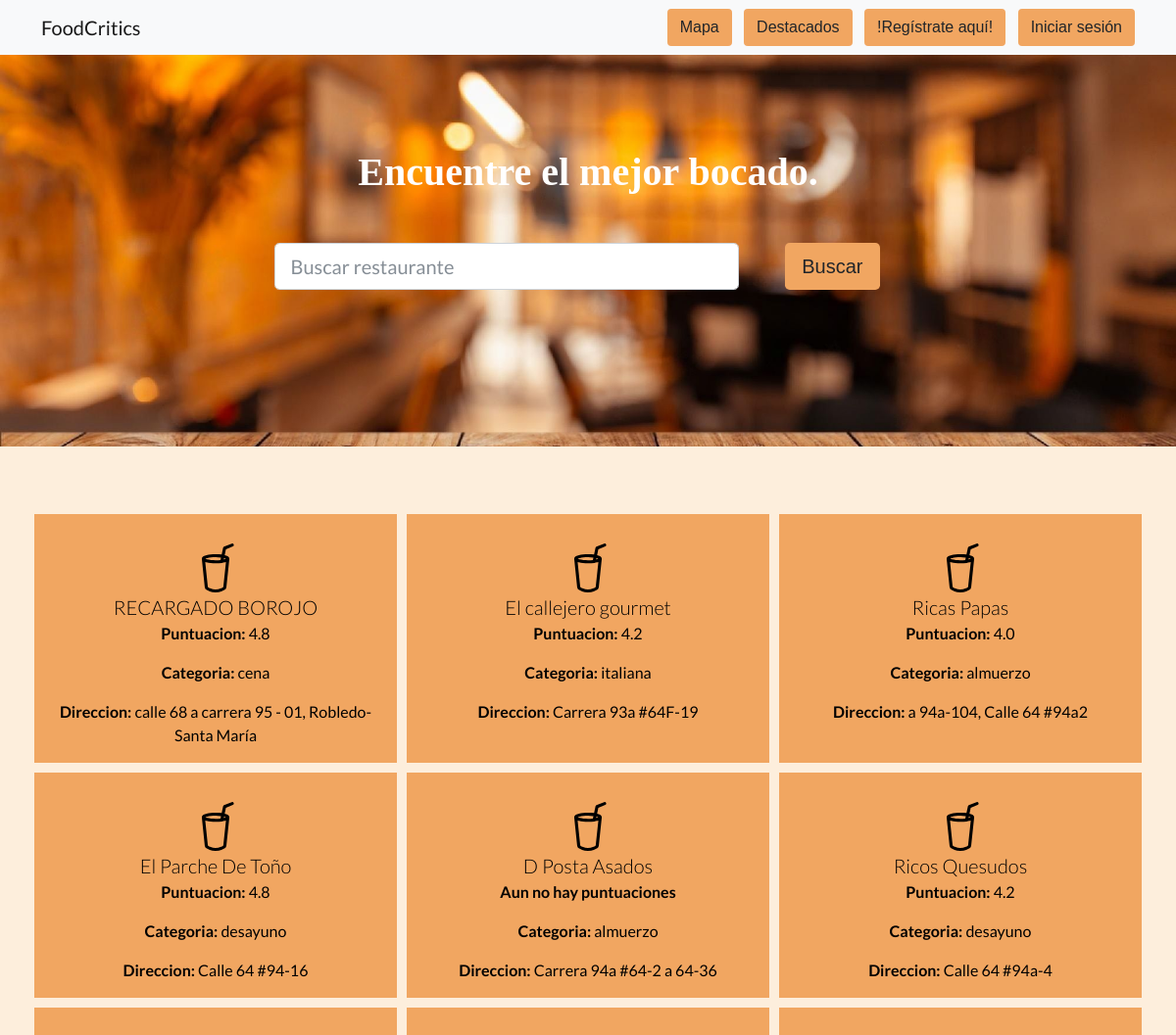
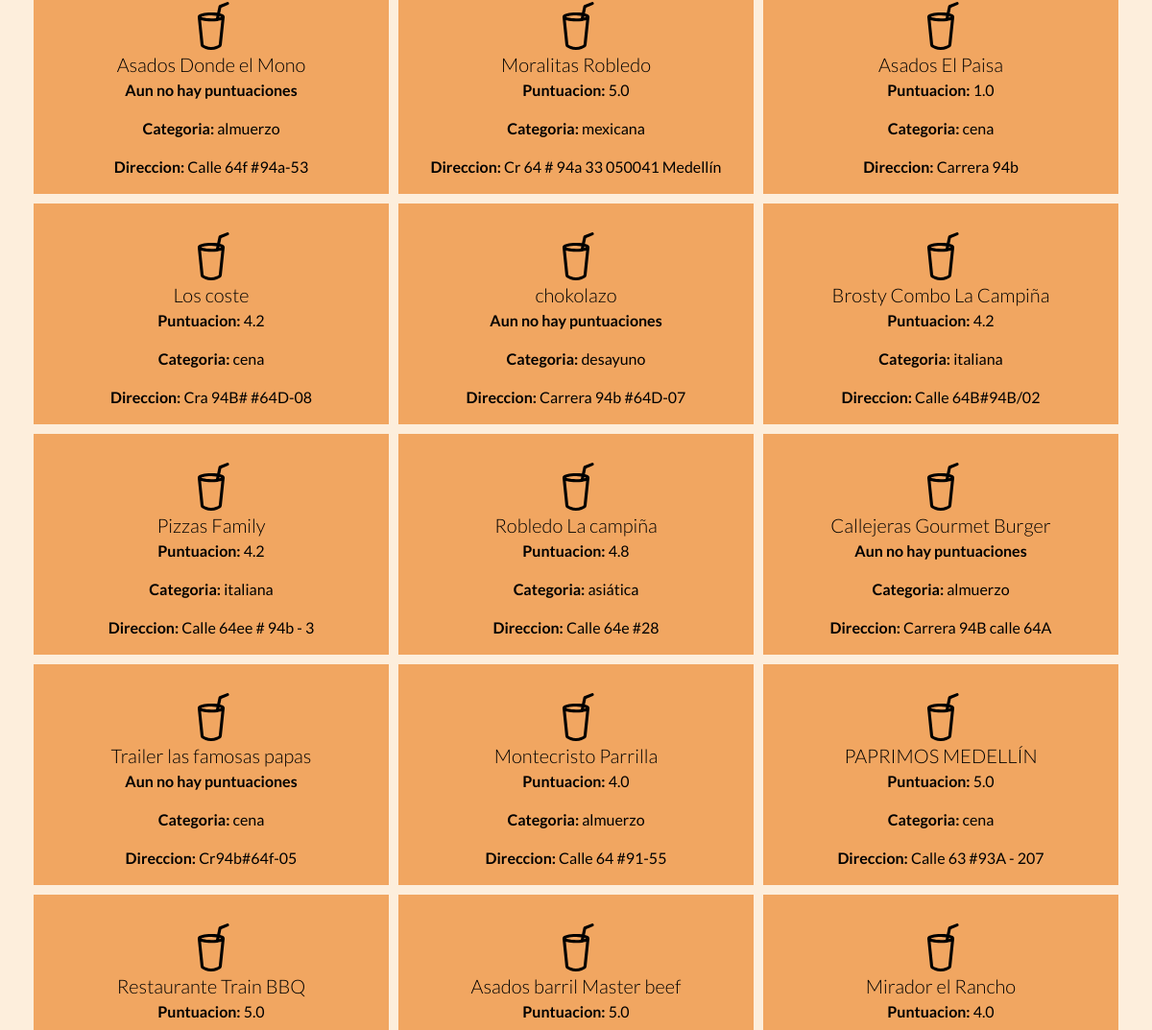
The app's page / (upper part), older data (2 pictures, top to bottom).
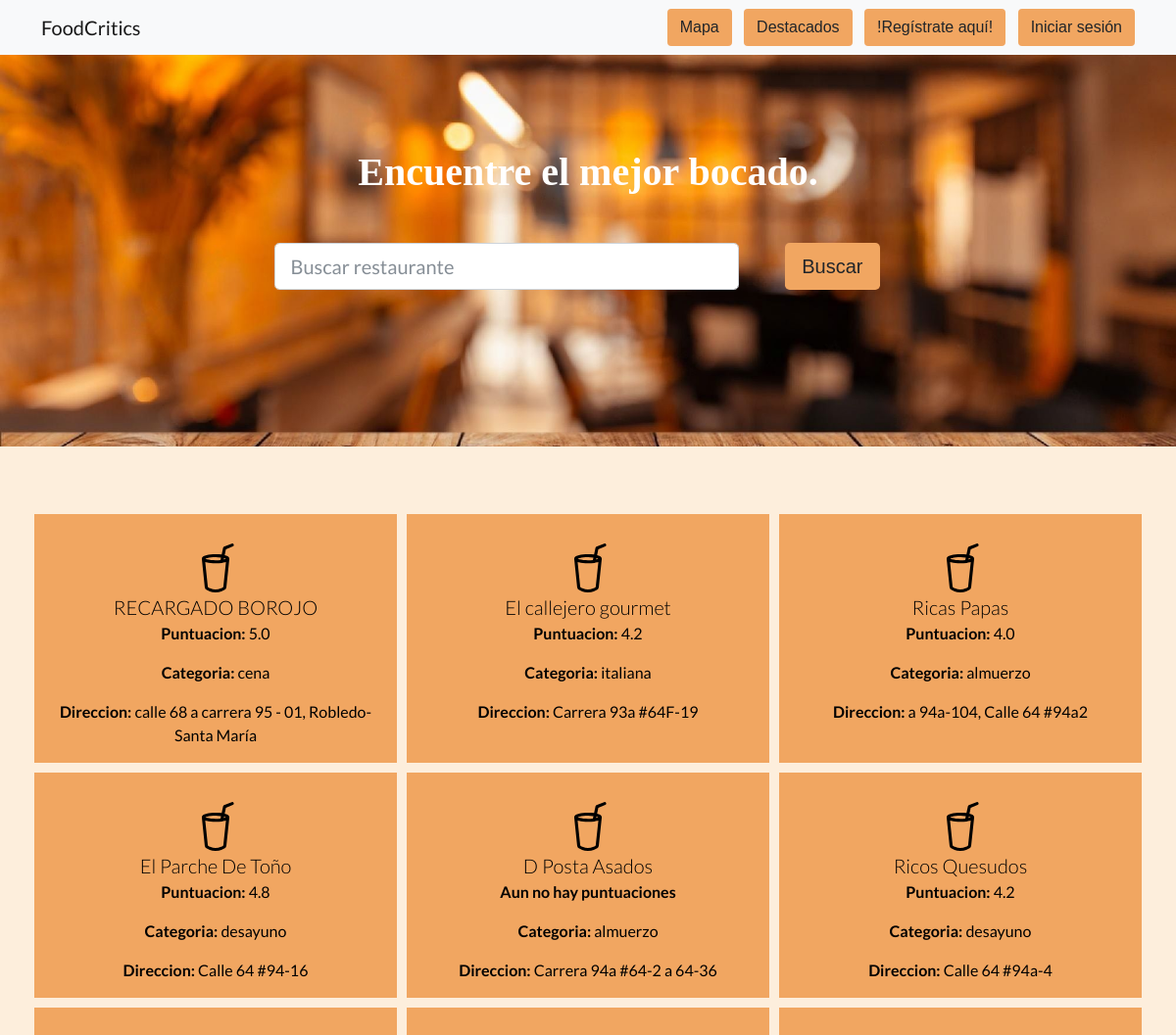
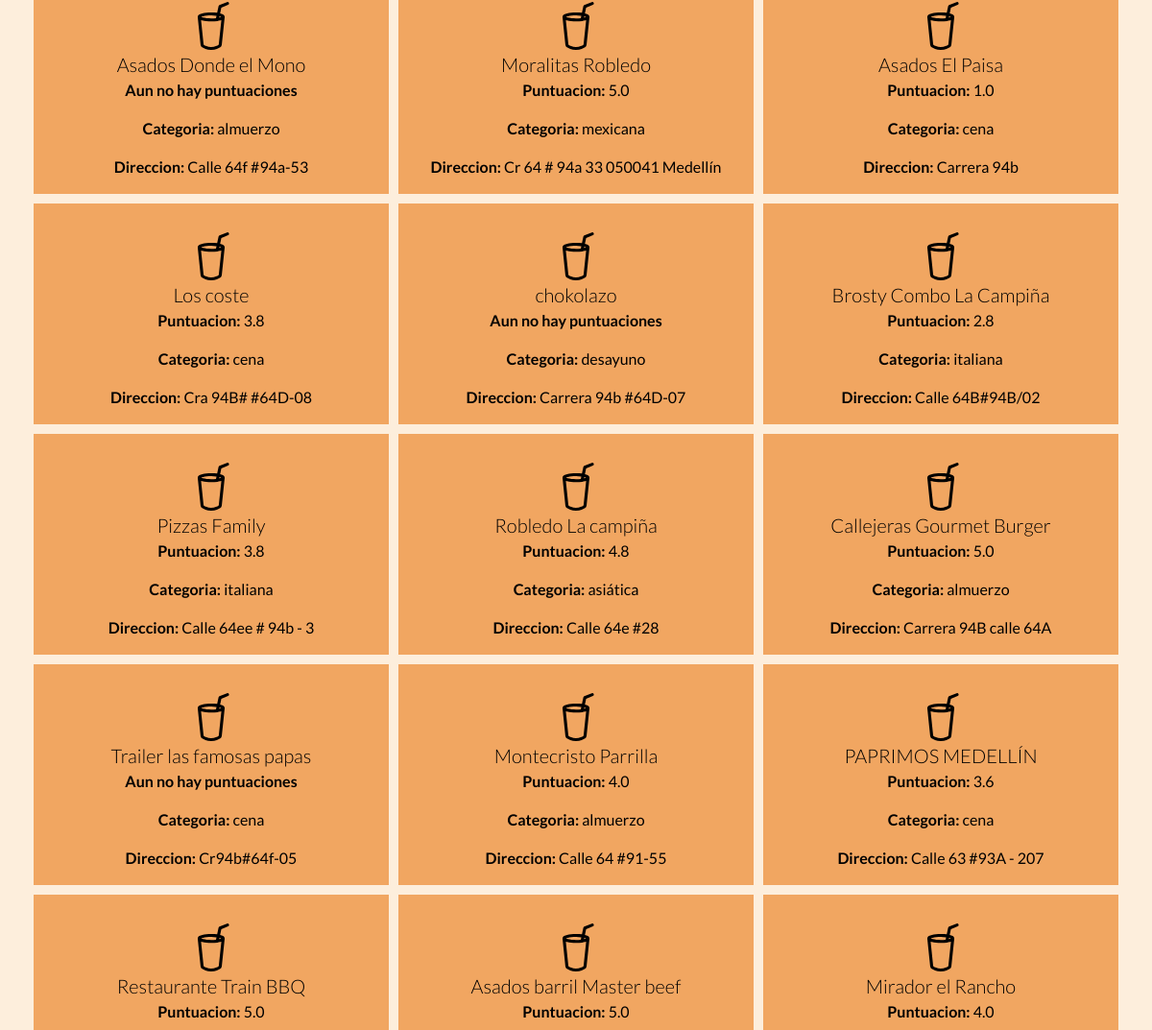
The same page, newer data (2 pictures, top to bottom).
### application/models.py (models this page shows)
class Restaurantes(models.Model):
    name = models.CharField(max_length=200)
    address = models.CharField(max_length=200)
    place_id = models.CharField(primary_key=True, max_length=100)
    rating = models.DecimalField(max_digits=2, decimal_places= 1)
    location = models.JSONField(null=False)
    type = models.ForeignKey(Categorias, on_delete=models.CASCADE,null=True, blank=True)

class Categorias(models.Model):
    id = models.AutoField(primary_key=True)
    tipo = models.CharField(max_length=50)

### application/views.py (the view)
# urls.py: 2. Add a URL to urlpatterns:  path('', views.home, name='home')
@csrf_exempt
def home(request):
  global puntos_user, coordinatesLatitude, coordinatesLongitude
  searchTerm = request.GET.get('search')
  rest = Restaurantes.objects.all()
  if searchTerm:
    if(Restaurantes.objects.filter(name__icontains=searchTerm)):
      rest = Restaurantes.objects.filter(name__icontains = searchTerm)
    elif(Categorias.objects.filter(tipo__icontains=searchTerm)):
      temp = Categorias.objects.get(tipo__icontains=searchTerm)
      rest = Restaurantes.objects.filter(type = temp)
  if request.method == 'POST':
    coordinatesLatitude = request.POST['latitudes']
    coordinatesLongitude = request.POST['longitudes']
    consulta()
  return render(request, 'home.html', {'restaurants' : rest, 'puntos' : puntos_user})

### application/templates/home.html (shortened to what this page needs)
<!DOCTYPE html>
<html>
    {% load static %}
<head>
    <link rel="stylesheet" href="{% static 'assets/bootstrap/css/bootstrap.min.css'%}">
    <link rel="stylesheet" href="{% static 'assets/fonts/font-awesome.min.css' %}">
    <link rel="stylesheet" href="{% static 'assets/fonts/simple-line-icons.min.css' %}">
    <link rel="stylesheet" href="{% static 'css/styles.css' %}">
    <link rel="stylesheet" href="https://cdnjs.cloudflare.com/ajax/libs/animate.css/3.5.2/animate.min.css">
</head>
<body>
    <nav class="navbar navbar-light navbar-expand bg-light navigation-clean">
        <div class="container"><a class="navbar-brand" href="/">FoodCritics&nbsp;</a>
            <div class="collapse navbar-collapse" id="navcol-1">
                <div class="collapse navbar-collapse" id="navcol-1">
                    <a class="btn botones ms-auto" role="button" href="mapa">Mapa</a>
                </div>&nbsp;&nbsp;&nbsp;&nbsp;
                <a class="btn botones ms-auto" role="button" href="destacados" name="destacados">Destacados</a>&nbsp;&nbsp;&nbsp;&nbsp;
                <a class="btn botones ms-auto" role="button" href="registrarse">!Regístrate aquí!</a>&nbsp;&nbsp;&nbsp;&nbsp;
                <a class="btn botones ms-auto" role="button" href="ingreso">Iniciar sesión</a>
            </div>
        </div>
    </nav>
    <header class="text-center text-white masthed" style="background:url('{%static 'assets/img/bg-home.jpeg' %}')no-repeat center center;background-size:cover;">
        <div class="container">
            <div class="row">
                <div class="col-xl-9 mx-auto position-relative">
                    <h1 class="mb-5" style="color: #fff; font-family:Copperplate;">Encuentre el mejor bocado.</h1>
                </div>
                <div class="col-md-10 col-lg-8 col-xl-7 mx-auto position-relative">
                    <form>
                        <div class="row">
                            <div class="col-12 col-md-9 mb-2 mb-md-0"><input class="form-control form-control-lg" type="search" name="search" placeholder="Buscar restaurante"></div>
                            <div class="col-12 col-md-3">
                                <button class="btn botones btn-lg" type="submit">Buscar</button>
                            </div>
                        </div>
                    </form>
                </div>
            </div>
        </div>
    </header>
    <section class="text-center features-icon back">
        <div class="container">
            <div class="row">
                {% for restaurant in restaurants %}
                <div class="column" style="border: 5px solid #FDEEDC;">
                <a href="restaurante?restaurant={{restaurant.place_id}}" style="color: #000;
                text-decoration: none;">
                    <div class="mx-auto features-icons-item mb-5 mb-lg-0 mb-lg-3">
                        <div class="d-flex features-icons-icon">
                        </div>
                        <p class="lead mb-0">{{restaurant.name}}</p>
                        {% if restaurant.rating %}
                            <p><strong>Puntuacion:</strong> {{restaurant.rating}}</p>
                        {% else %}
                            <p><strong>Aun no hay puntuaciones</strong></p>
                        {% endif %}
                        <p><strong>Categoria:</strong> {{restaurant.type.tipo}}</p>
                        <p><strong>Direccion:</strong> {{restaurant.address}}</p>
                    </a>
                    </div>
                </div>
                {% endfor%}
    </section>
</body>
</body>
</html>

### application/static/css/styles.css (style rules this page uses)
.column { flex:0 0 auto; width:33.33333333%; background-color:#F1A661; }
.back { background-color: #FDEEDC; }
.botones { background-color: #F1A661; font-family: Arial; }
header.masthed { padding-top: 6rem; padding-bottom: 10rem; }
.features-icon { padding-top: 4rem; padding-bottom: 7rem; }

Row changes from the older to the newer data that the page shows:
changed Restaurantes "RECARGADO BOROJO": rating "4.8" → "5.0"
changed Restaurantes "Los coste": rating "4.2" → "3.8"
changed Restaurantes "Brosty Combo La Campiña": rating "4.2" → "2.8"
changed Restaurantes "Pizzas Family": rating "4.2" → "3.8"
changed Restaurantes "Callejeras Gourmet Burger": rating (not shown) → "5.0"; rating "Aun no hay puntuaciones" → "Puntuacion:"
changed Restaurantes "PAPRIMOS MEDELLÍN": rating "5.0" → "3.6"
